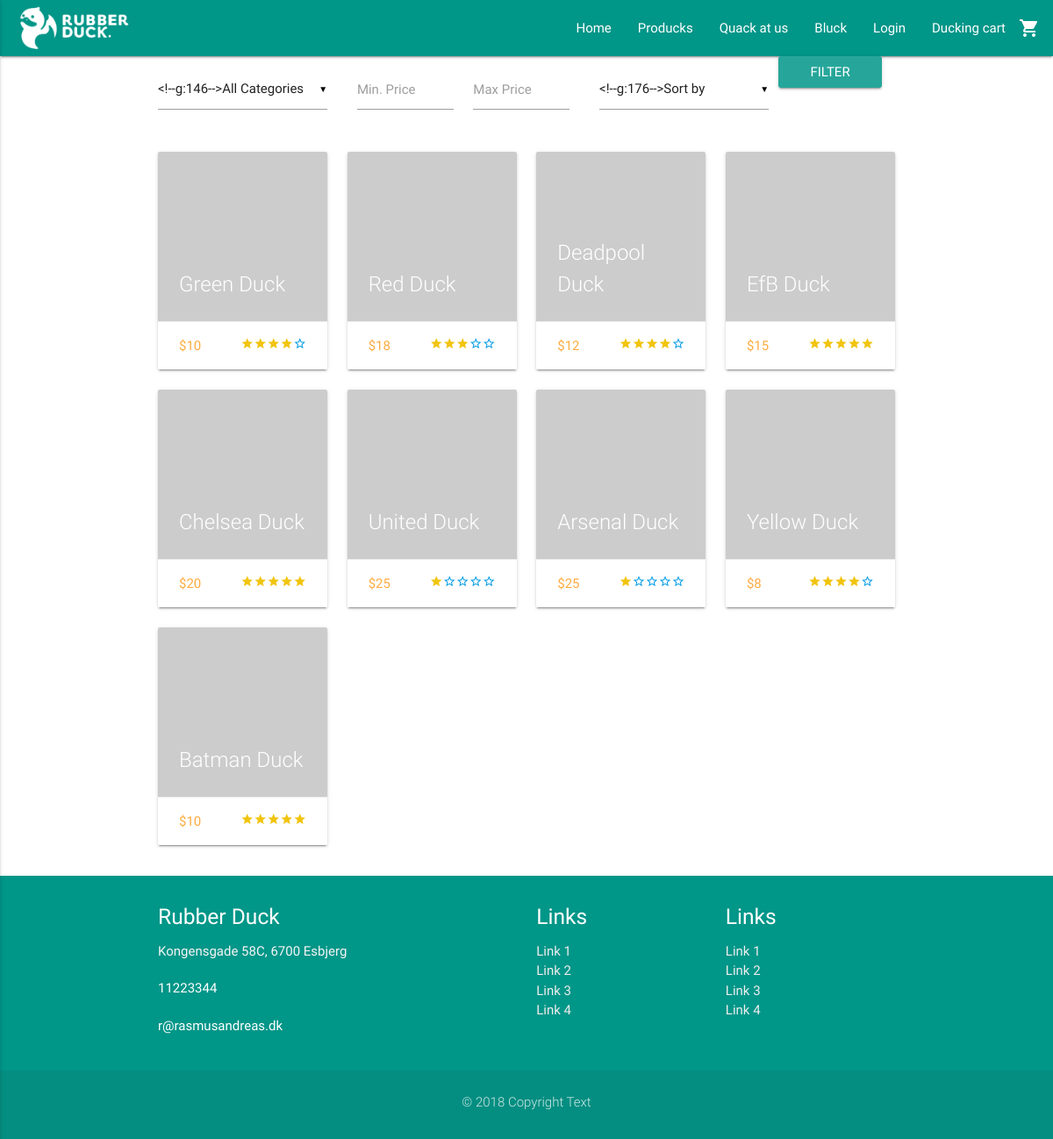
/products.php, run on the app's committed database.
### tables this page shows
CREATE TABLE BasicPageInfo (
  CVR int NOT NULL PRIMARY KEY,
  LogoURL varchar(255) NOT NULL,
  ShopName varchar(255) NOT NULL,
  MinimumDelivery int NULL,
  AboutUsText varchar(255) NULL,
  Email varchar(255) NULL,
  Phone int NULL,
  Street varchar(255) NULL,
  HouseNumber varchar(255) NULL,
  ZipCode int(20) NOT NULL  
);

CREATE TABLE ProductImg (
  ItemNumber varchar(255) NOT NULL,
  ImgID int NOT NULL,
  CONSTRAINT PK_DisplaysOnProduct PRIMARY KEY (ItemNumber, ImgID),
  FOREIGN KEY (ItemNumber) REFERENCES Product (ItemNumber),
  FOREIGN KEY (ImgID) REFERENCES ImgGallery (ImgID)
);

CREATE TABLE Product (
  ItemNumber varchar(255) NOT NULL PRIMARY KEY,
  ProductName varchar(255) NOT NULL,
  StockStatus int NOT NULL,
  ShortDescription varchar(255) NOT NULL,
  LongDescription varchar(255) NOT NULL,
  Price int NOT NULL,
  OfferPrice int NULL,
  SeoTitel varchar(255) NULL,
  MetaDescription varchar(255) NULL,
  ProductStatus boolean NOT NULL,
  UserEmail varchar(255) NOT NULL,  
  ProductCategoryID int NOT NULL  
);

CREATE TABLE ZipCode (
    ZipCode int(20) NOT NULL PRIMARY KEY,
    City varchar(255)
);

### includes/contactDAO.php (called while the page is built, shortened)
<?php
require_once ('connection.php');
    function getPageInfo() {
    global $connection;
        $pageInfo = mysqli_query($connection, "SELECT * FROM `BasicPageInfo`, `ZipCode`");
        $row = mysqli_fetch_assoc($pageInfo);
        return $row;
    }

### includes/loginCustomer/session.php (called while the page is built, shortened)
<?php
	function logged_in() {
		return isset($_SESSION['CustomerEmail']);
	}
?>

### products.php (the view, shortened to what this page needs)
<?php require_once('includes/header.php');
require_once('includes/productsDAO.php');
?>
<div class="container">
  <?php
  require_once('includes/filter.php');
  ?>
  <div class="row">
    <?php
    $prodResult = getProducts();
    while ($row = mysqli_fetch_array($prodResult)) {
      $itemNumber = $row["ItemNumber"];
    ?>
    <a href="product.php?item=<?php echo $itemNumber; ?>">
      <div class="col s12 m3">
        <div class="card">
          <div class="card-image">
            <img src="<?php echo $row["URL"]; ?>">
            <span class="card-title"><?php echo $row["ProductName"]; ?></span>
          </div>
          <div class="card-action">
            <p class="price">$<?php echo $row["Price"]; ?></p>
            <div class="stars right">
              <?php
                echo getReviewForProduct($itemNumber);
              ?>
            </div>
          </div>
        </div>
      </div>
    </a>
    <?php
  }
    ?>
  </div>
</div>
<?php require_once('includes/footer.php'); ?>

### includes/header.php (shortened to what this page needs)
<?php
require_once("includes/connection.php");
require_once("includes/loginCustomer/session.php");
require_once("contactDAO.php");
$pageInfo = getPageInfo();
?>
<!DOCTYPE html>
  <html>
    <html lang="en">
    <head>
      <link type="text/css" rel="stylesheet" href="css/materialize.min.css"  media="screen,projection"/>
      <link type="text/css" rel="stylesheet" href="css/custom/custom.css" />
    </head>
    <body>
      <nav class="teal">
        <div class="nav-wrapper">
          <a href="index.php" class="brand-logo"><img class="responsive-img" style="max-height: 64px!important; padding: 4px 0!important;" src="<?php echo $pageInfo["LogoURL"]; ?>"></a>
          <ul class="right hide-on-med-and-down">
            <li><a href="index.php">Home</a></li>
            <li><a href="products.php">Producks</a></li>
            <li><a href="contact.php">Quack at us</a></li>
            <li><a href="blog.php">Bluck</a></li>
            <?php
              if (logged_in() == true) {
            ?>
            <li><a class="dropdown-button" href="" data-activates="dropdown1"><?php echo $_SESSION["FirstName"]; ?><i class="material-icons right">arrow_drop_down</i></a></li>
            <?php
              } else {
            ?>
            <li><a href="login.php">Login</a></li>
            <?php
              }
            ?>
            <li><a href="cart.php">Ducking cart<i class="material-icons right">shopping_cart</i></a></li>
          </ul>
        </div>
      </nav>

### includes/productsDAO.php (shortened to what this page needs)
<?php
require_once('connection.php');
$query = "SELECT * FROM `Product` INNER JOIN `ProductImg` ON Product.ItemNumber = ProductImg.ItemNumber
          INNER JOIN `ImgGallery` ON ProductImg.ImgID = ImgGallery.ImgID WHERE IsPrimary = true AND Product.ProductStatus = 1";
function getProducts() {
    global $connection, $query;
    $prodResult = mysqli_query($connection, $query);
    return $prodResult;
}
function getReviewForProduct($itemNumber) {
  global $connection;
  $ratingResult = mysqli_query($connection, "SELECT `Rating` FROM `Review` WHERE ItemNumber = $itemNumber");
  $rated = 0;
  $divide = 0;
  while ($ratingrow = mysqli_fetch_array($ratingResult)) {
    $rating = $ratingrow["Rating"];
    $rated = $rated + $rating;
    $divide = $divide + count($ratingResult);
  }
  $rated = $rated / $divide;
  $i = 1;
  $ratedRemaining = 5 - $rated;
  $i2 = 1;
  while ($i <= $rated) {
    echo "<i class='material-icons tiny rated'>star</i>";
    $i++;
  }
  while($i2 <= $ratedRemaining) {
      echo "<i class='material-icons tiny'>star_border</i>";
    $i2++;
  }
}
?>

### includes/footer.php (shortened to what this page needs)
<?php require_once ('contactDAO.php');
$pageInfo = getPageInfo();
?>
<footer class="page-footer teal">
      <div class="container">
        <div class="row">
          <div class="col s12 m4">
            <h5 class="white-text"><?php echo $pageInfo["ShopName"];?> </h5>
            <p class="grey-text text-lighten-4">
                <?php echo $pageInfo["Street"] . " " . $pageInfo["HouseNumber"] . ", " . $pageInfo["ZipCode"] . " " . $pageInfo["City"]; ?>
            </p>
              <p><?php echo $pageInfo["Phone"] ?></p>
              <p><?php echo $pageInfo["Email"] ?></p>
          </div>
          <div class="col s12 m3 offset-m2">
            <h5 class="white-text">Links</h5>
            <ul>
              <li><a class="grey-text text-lighten-3" href="#!">Link 1</a></li>
              <li><a class="grey-text text-lighten-3" href="#!">Link 2</a></li>
              <li><a class="grey-text text-lighten-3" href="#!">Link 3</a></li>
              <li><a class="grey-text text-lighten-3" href="#!">Link 4</a></li>
            </ul>
          </div>
          <div class="col s12 m3">
            <h5 class="white-text">Links</h5>
            <ul>
              <li><a class="grey-text text-lighten-3" href="#!">Link 1</a></li>
              <li><a class="grey-text text-lighten-3" href="#!">Link 2</a></li>
              <li><a class="grey-text text-lighten-3" href="#!">Link 3</a></li>
              <li><a class="grey-text text-lighten-3" href="#!">Link 4</a></li>
            </ul>
          </div>
        </div>
      </div>
      <div class="footer-copyright">
        <div class="container">
          <p class="center">&copy; 2018 Copyright Text</p>
        </div>
      </div>
    </footer>
  </body>
</html>

### css/custom/custom.css (style rules this page uses)
body { position: relative; }
p { margin-bottom: 20px; }
nav .brand-logo { display: inline-block; padding-left: 20px; }
.brand-logo { display: block; margin-right: 20px; }
footer { margin: 0; }
.rated { color: #f1c40f; }
.price { color: #ffab40; -webkit-transition: color .3s ease; transition: color .3s ease; text-transform: uppercase; margin: 0 0 0 0; display: inline; }

### data on the page
basicpageinfo: LogoURL (picture), ShopName "Rubber Duck", Street "Kongensgade", HouseNumber "58C", ZipCode.ZipCode "6700", ZipCode.City "Esbjerg", Phone "11223344", Email "r@rasmusandreas.dk"
productimg: ItemNumber.ProductName "Green Duck", ItemNumber.Price "10"
productimg: ItemNumber.ProductName "Red Duck", ItemNumber.Price "18"
productimg: ItemNumber.ProductName "Deadpool Duck", ItemNumber.Price "12"
productimg: ItemNumber.ProductName "EfB Duck", ItemNumber.Price "15"
productimg: ItemNumber.ProductName "Chelsea Duck", ItemNumber.Price "20"
productimg: ItemNumber.ProductName "United Duck", ItemNumber.Price "25"
productimg: ItemNumber.ProductName "Arsenal Duck", ItemNumber.Price "25"
productimg: ItemNumber.ProductName "Yellow Duck", ItemNumber.Price "8"
productimg: ItemNumber.ProductName "Batman Duck", ItemNumber.Price "10"
